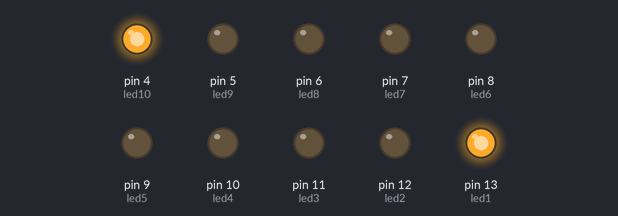
Recording of a sketch running on a simulated Arduino Uno, built with avr-gcc and run on an emulated ATmega328P. On the bench: output pins drawn as LEDs (lit = HIGH).

Above: at 0.05 s.
At 0.45 s:
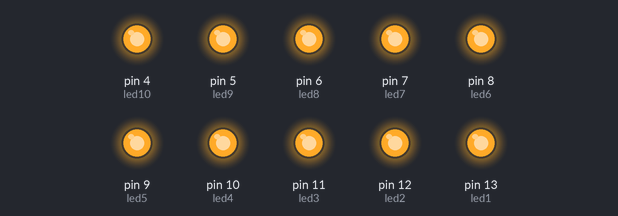
At 0.65 s:
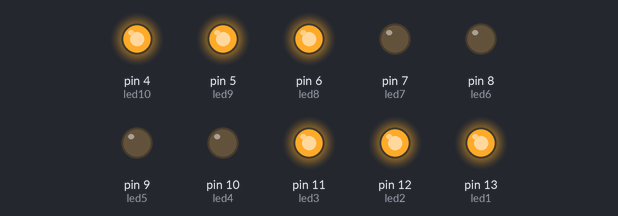
At 1.35 s:
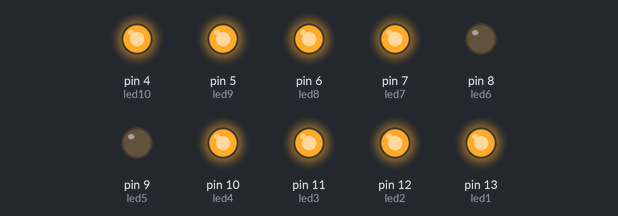
At 1.95 s:
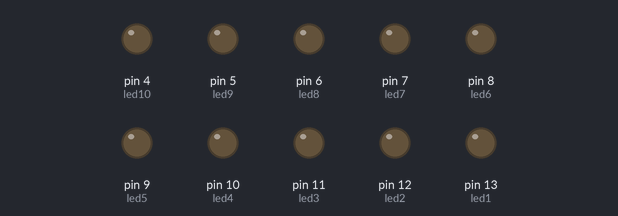
At 2.75 s:
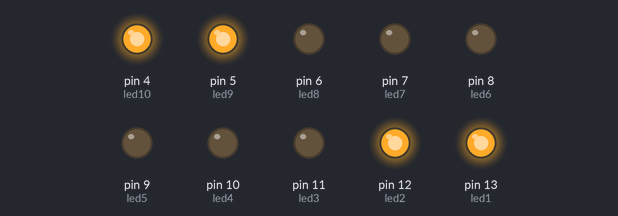
Timing chart, 0 to 3.0 s (numbered marks = the images above):
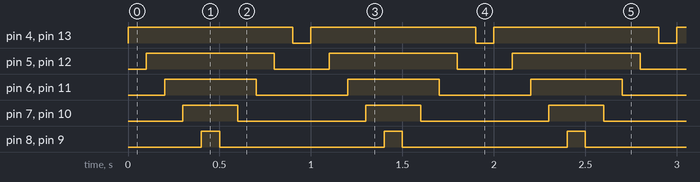

The sketch:

Day3_LED_Pattern_5.ino
```cpp
//RoboVilla YouTube Channel
//Watch Full Video URL - https://www.youtube.com/watch?v=Ri1rZJmIgeg&list=PLAk2XwfozpbItNJEPJK9Kgac-SF31-Kp_&index=3

int led1 = 13 ;
int led2 = 12 ;
int led3 = 11 ;
int led4 = 10 ;
int led5 = 9 ;
int led6 = 8 ;
int led7 = 7 ;
int led8 = 6 ;
int led9 = 5 ;
int led10 =4 ;

void setup()
{
  pinMode(led1 , OUTPUT);
  pinMode(led2 , OUTPUT);
  pinMode(led3 , OUTPUT);
  pinMode(led4 , OUTPUT);
  pinMode(led5 , OUTPUT);
  pinMode(led6 , OUTPUT);
  pinMode(led7 , OUTPUT);
  pinMode(led8 , OUTPUT);
  pinMode(led9 , OUTPUT);
  pinMode(led10, OUTPUT);
}

void loop()
{
   // LED1, LED10
    digitalWrite(led1,HIGH);
    digitalWrite(led10,HIGH);
    delay(100);

   // LED2, LED9
    digitalWrite(led2,HIGH);
    digitalWrite(led9,HIGH);
    delay(100);

   // LED3, LED8
    digitalWrite(led3,HIGH);
    digitalWrite(led8,HIGH);
    delay(100);

   // LED4, LED7
    digitalWrite(led4,HIGH);
    digitalWrite(led7,HIGH);
    delay(100);

   // LED5, LED6
    digitalWrite(led5,HIGH);
    digitalWrite(led6,HIGH);
    delay(100);

   // LED5, LED6
    digitalWrite(led5,LOW);
    digitalWrite(led6,LOW);
    delay(100);

   // LED4, LED7
    digitalWrite(led4,LOW);
    digitalWrite(led7,LOW);
    delay(100);

   // LED3, LED8
    digitalWrite(led3,LOW);
    digitalWrite(led8,LOW);
    delay(100);

   // LED2, LED9
    digitalWrite(led2,LOW);
    digitalWrite(led9,LOW);
    delay(100);

   // LED1, LED10
    digitalWrite(led1,LOW);
    digitalWrite(led10,LOW);
    delay(100);


}
```

Measured:
- by itself, pin 4 (led10), pin 13 (led1): alternates HIGH for 0.90 s and LOW for 0.10 s
- by itself, pin 5 (led9), pin 12 (led2): alternates HIGH for 0.70 s and LOW for 0.30 s
- by itself, pin 6 (led8), pin 11 (led3): alternates HIGH for 0.50 s and LOW for 0.50 s
- by itself, pin 7 (led7), pin 10 (led4): alternates HIGH for 0.30 s and LOW for 0.70 s
- by itself, pin 8 (led6), pin 9 (led5): alternates HIGH for 0.10 s and LOW for 0.90 s
